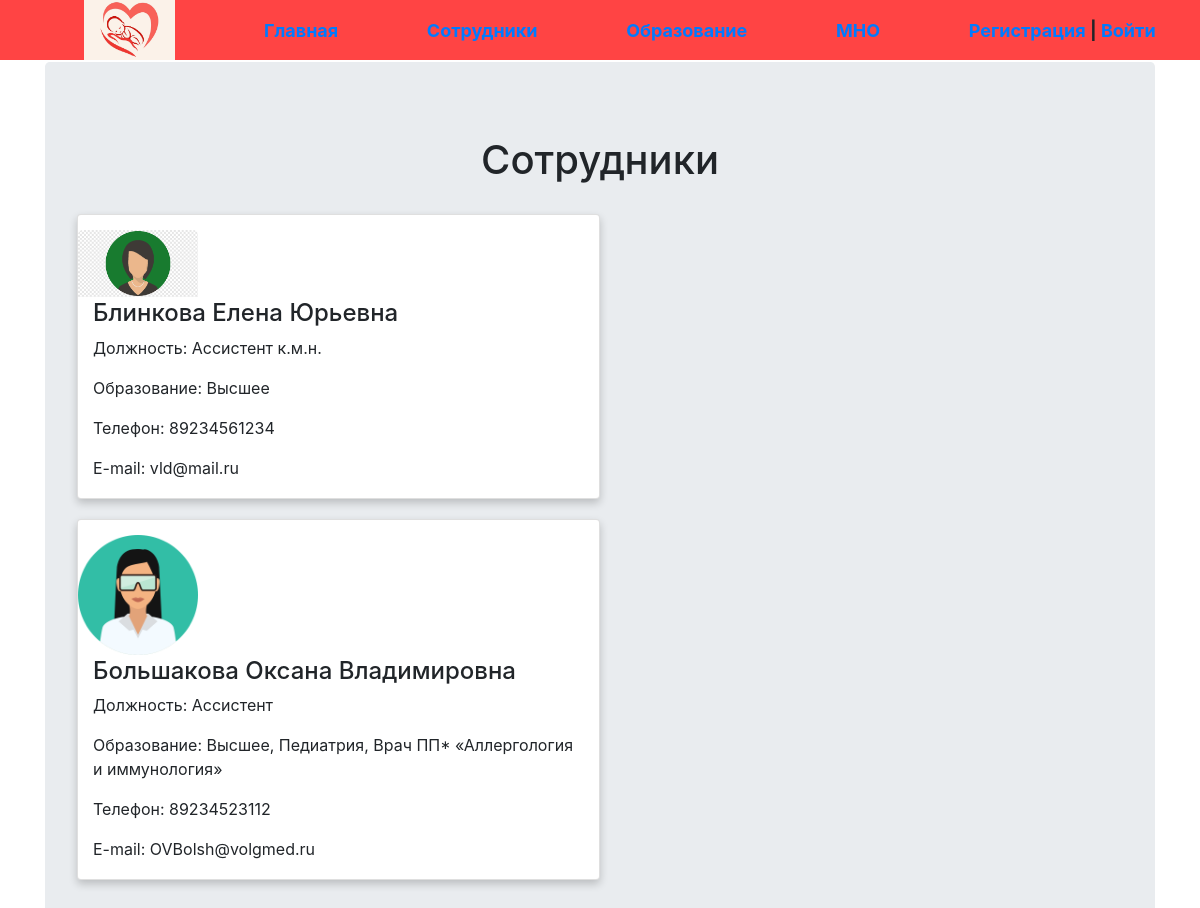
/employees/, run on the app's committed database.
### department/models.py (models this page shows, shortened)
class Sotr(models.Model):
    name = models.CharField(max_length=100, verbose_name='Ф.И.О.')
    photo = models.ImageField(upload_to='photos/%Y/%m/%d', blank=True, verbose_name='Фото')
    job_title = models.CharField(max_length=100, verbose_name='Должность')
    education = models.CharField(max_length=100, verbose_name='Образование', blank=True)
    phone = models.IntegerField(verbose_name='Телефон')
    email = models.EmailField(max_length=100, verbose_name='E-mail', unique=True)
    class Meta:
        verbose_name = 'Сотрудник'
        verbose_name_plural = 'Сотрудники'

### department/views.py (the view)
# urls.py: path('employees/', SotrHome.as_view(), name='employees'),
class SotrHome(DataMixin, ListView):
    model = Sotr
    template_name = 'department/employees.html'
    context_object_name = 'employ'
    def get_context_data(self, *, object_list=None, **kwargs):
        context = super().get_context_data(**kwargs)
        context['posts'] = News.objects.all()
        c_def = self.get_user_context(title='Сотрудники')
        return dict(list(context.items()) + list(c_def.items()))

### department/utils.py (called while the page is built)
    def get_user_context(self, **kwargs):
        context = kwargs
        cats = Category.objects.all()
        user_menu = menu.copy()
        if not self.request.user.is_authenticated:
            user_menu.pop(1)
        context['menu'] = user_menu
        context['cats'] = cats
        return context

### department/templates/department/employees.html
{% extends 'department/base.html'%}
{% block content %}
<h1>{{ title }}</h1>
<div>
    {% for e in employ %}
    <div class="card">
        <img src={{e.photo.url}} alt="Avatar">
        <div class="container">
            <h4>{{e.name}}</h4>
            <p>Должность: {{e.job_title}}</p>
            <p>Образование: {{e.education}}</p>
            <p>Телефон: {{e.phone}}</p>
            <p>E-mail: {{e.email}}</p>
        </div>
    </div>
    {% endfor %}
</div>
{% endblock %}

### department/templates/department/base.html (shortened to what this page needs)
<!DOCTYPE html>
{% load static %}
<html lang="ru">
<head>
    <link rel="stylesheet" href="{% static 'css/style.css' %}">
    <link rel="stylesheet" href="https://stackpath.bootstrapcdn.com/bootstrap/4.3.1/css/bootstrap.min.css"
>
</head>
<body>
<div class="header">
    <div class="wrap">
        <ul class="mainmenu">
            <li class="logo"><a href="{% url 'index' %}">
                <img src="{% static 'department/logo.jpg' %}" alt="">
            </a></li>
            {% for m in menu %}
            <li class="last"><a href="{% url m.url_name %}">{{ m.title }}</a></li>
            {% endfor %}
            {% if request.user.is_authenticated %}
            <li class="last">{{ user.username }} | <a href="{% url 'logout' %}">Выйти</a></li>
            {% else %}
            <li class="last"><a href="{% url 'signupuser' %}">Регистрация</a> | <a
                    href="{% url 'loginuser' %}">Войти</a></li>
            {% endif %}
        </ul>
    </div>
</div>
<main role="main" class="container">
    <div class="jumbotron">
        {%block content%}
        {%endblock%}
    </div>
</main>
</body>
</html>

### department/static/css/style.css (style rules this page uses)
body { background: #FFEFD5; margin: 0; padding: 0; font-family: Verdana, Geneva, Tahoma, sans-serif; }
.wrap { max-width: 1480px; margin: 0 auto; }
.mainmenu { display: flex; align-items: center; font-size: 18px; font-weight: bold; justify-content: space-around; background: #FF4444; height: 60px; margin: 0; }
h1 { text-align: center; }
ul { list-style: none; }
a { text-decoration: none; }
.card { box-shadow: 0 4px 8px 0 rgba(0, 0, 0, 0.2); transition: 0.3s; padding-top: 15px; margin-top: 20px; max-width: 50%; }
.container { padding: 2px 16px; }
img { width: 120px; border-radius: 5px 5px 0 0; }
.logo img { width: 91px; padding-bottom: 4px; }
.jumbotron h1 { padding: 10px; }

### data on the page
Sotr: photo (picture), name "Блинкова Елена Юрьевна", job_title "Ассистент к.м.н.", education "Высшее", phone "89234561234", email "vld@mail.ru"
Sotr: photo (picture), name "Большакова Оксана Владимировна", job_title "Ассистент", education "Высшее, Педиатрия, Врач ПП* «Аллергология и иммунология»", phone "89234523112", email "OVBolsh@volgmed.ru"

### other printed values
{{ m.title }} "Главная" "Сотрудники" "Образование" "МНО"
{{ title }} "Сотрудники"
